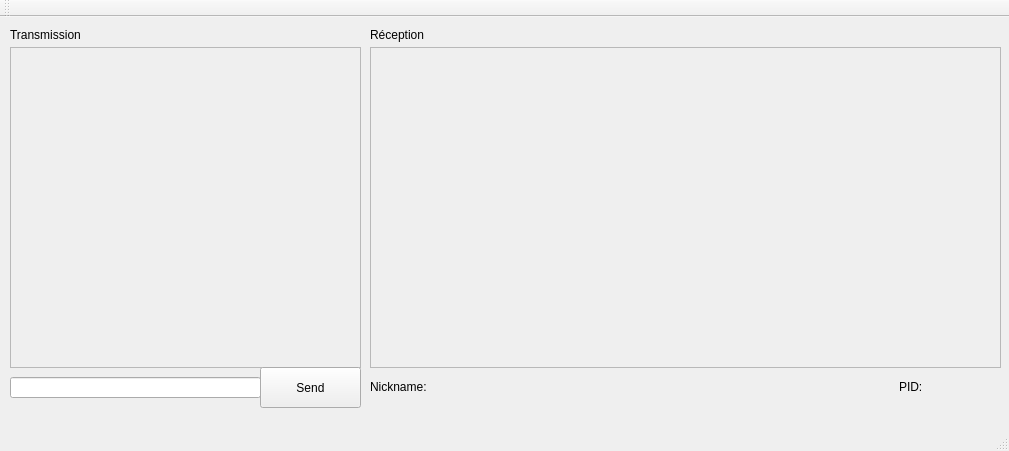
<?xml version="1.0" encoding="UTF-8"?>
<ui version="4.0">
 <class>MainWindow</class>
 <widget class="QMainWindow" name="MainWindow">
  <property name="geometry">
   <rect>
    <x>0</x>
    <y>0</y>
    <width>1009</width>
    <height>451</height>
   </rect>
  </property>
  <property name="windowTitle">
   <string>MainWindow</string>
  </property>
  <widget class="QWidget" name="centralWidget">
   <widget class="QListView" name="transmissionView">
    <property name="enabled">
     <bool>false</bool>
    </property>
    <property name="geometry">
     <rect>
      <x>10</x>
      <y>30</y>
      <width>351</width>
      <height>321</height>
     </rect>
    </property>
   </widget>
   <widget class="QLineEdit" name="commandInput">
    <property name="geometry">
     <rect>
      <x>10</x>
      <y>360</y>
      <width>251</width>
      <height>21</height>
     </rect>
    </property>
   </widget>
   <widget class="QPushButton" name="sendButton">
    <property name="geometry">
     <rect>
      <x>260</x>
      <y>350</y>
      <width>101</width>
      <height>41</height>
     </rect>
    </property>
    <property name="text">
     <string>Send</string>
    </property>
   </widget>
   <widget class="QLabel" name="label">
    <property name="geometry">
     <rect>
      <x>10</x>
      <y>10</y>
      <width>91</width>
      <height>16</height>
     </rect>
    </property>
    <property name="text">
     <string>Transmission</string>
    </property>
   </widget>
   <widget class="QListView" name="receptionView">
    <property name="enabled">
     <bool>false</bool>
    </property>
    <property name="geometry">
     <rect>
      <x>370</x>
      <y>30</y>
      <width>631</width>
      <height>321</height>
     </rect>
    </property>
   </widget>
   <widget class="QLabel" name="label_2">
    <property name="geometry">
     <rect>
      <x>370</x>
      <y>10</y>
      <width>91</width>
      <height>16</height>
     </rect>
    </property>
    <property name="text">
     <string>Réception</string>
    </property>
   </widget>
   <widget class="QLabel" name="pidLabel">
    <property name="geometry">
     <rect>
      <x>899</x>
      <y>360</y>
      <width>91</width>
      <height>20</height>
     </rect>
    </property>
    <property name="text">
     <string>PID: </string>
    </property>
   </widget>
   <widget class="QLabel" name="nicknameLabel">
    <property name="geometry">
     <rect>
      <x>370</x>
      <y>360</y>
      <width>431</width>
      <height>20</height>
     </rect>
    </property>
    <property name="text">
     <string>Nickname:</string>
    </property>
   </widget>
  </widget>
  <widget class="QMenuBar" name="menuBar">
   <property name="geometry">
    <rect>
     <x>0</x>
     <y>0</y>
     <width>1009</width>
     <height>22</height>
    </rect>
   </property>
  </widget>
  <widget class="QToolBar" name="mainToolBar">
   <attribute name="toolBarArea">
    <enum>TopToolBarArea</enum>
   </attribute>
   <attribute name="toolBarBreak">
    <bool>false</bool>
   </attribute>
  </widget>
  <widget class="QStatusBar" name="statusBar"/>
 </widget>
 <layoutdefault spacing="6" margin="11"/>
 <resources/>
 <connections/>
</ui>
